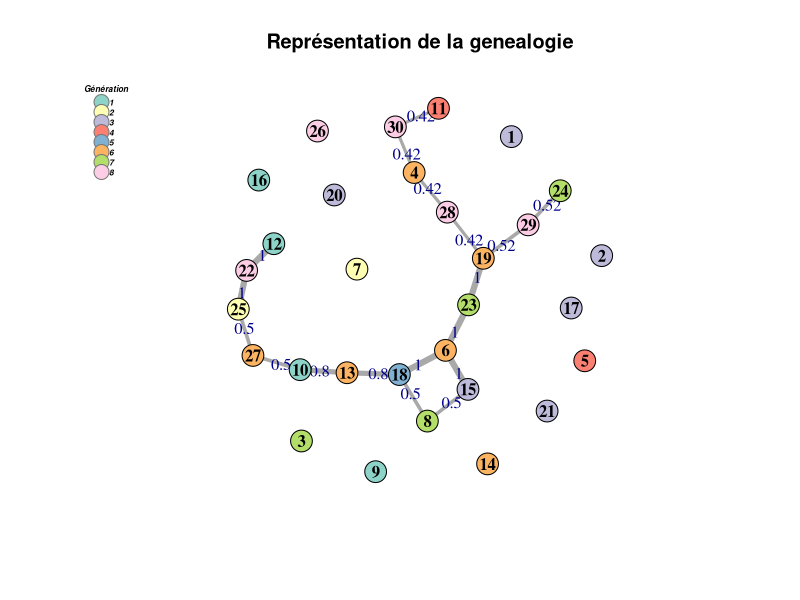

This chart was generated by the following R code:
######### Données de Matiss à vérifier
# path = "/home/malick/Bureau/Master_DS/Option_Biologie/test16.csv"
# DF = read.csv(file = path)
# MatIndiv = data.matrix(DF)
# n = 16
# ncol = 4*4+3

######## commencer par creer un jeu de donnees virtuel de petite taille
# n = 6
# ncol = 4*4+3
# MatIndiv = matrix(0, nrow=n, ncol=ncol)
# 
# MatIndiv[1, ] = c(10,10,0,0,40,50,0,0,40,80,0,0,110,120,0,0,2,1,1)
# MatIndiv[2, ] = c(10,20,0,0,60,60,0,0,70,80,0,0,120,130,0,0,2,1,2)
# MatIndiv[3, ] = c(20,20,0,0,50,60,0,0,80,80,0,0,110,120,0,0,2,1,3)
# MatIndiv[4, ] = c(10,20,0,0,50,60,0,0,80,80,0,0,110,120,0,0,2,2,4)
# MatIndiv[5, ] = c(10,20,0,0,60,50,0,0,70,80,0,0,130,120,0,0,2,3,5)
# MatIndiv[6, ] = c(10,20,0,0,60,40,0,0,70,40,0,0,120,120,0,0,2,3,6)

#######################################################################################
###### on simule un jeu de données plus grand
n = 30
ncol = 4*4+3
nombre_de_generation = 8
n_al = 4
MatIndiv = matrix(0, nrow=n, ncol=ncol)

for (i in 1:n) {
    MatIndiv[i, ] = c(sample(1:n_al,1), sample(1:n_al,1), 0, 0,
                      sample(1:n_al,1), sample(1:n_al,1), 0, 0,
                      sample(1:n_al,1), sample(1:n_al,1), 0, 0,
                      sample(1:n_al,1), sample(1:n_al,1), 0, 0,
                      2, sample(1:nombre_de_generation,1), i)
    }

##########################################################################################
# compte le nombre d'enfants virtuels de meme genotype que l'enfant de reference
# in : enfants virtuels (matrice avec un genotype sur chaque ligne), genotype de l'enfant (vecteur)
# out : le nombre d'enfants virtuels correspondant
comparerEnf = function(EnfVirt, Enf){
  
  # attention : on pensera a trier les vecteurs avant de les comparer
  EnfTri = sort(Enf)
  nb = 0
  
  for (i in 1:nrow(EnfVirt)) {
    EnfVirt_Tri = sort(EnfVirt[i,])
    
    if (sum(abs(EnfTri - EnfVirt_Tri)) == 0) {
      nb = nb + 1 
    } 
  }
  return(nb)
}


# genere la liste des enfants virtuels a partir du genotype des parents pour le schema 2x-2x
# in : genotype des parents (vecteurs de taille 2)
# out : liste des enfants virtuels (matrice de 4 lignes et 2 colonnes)
genererEnfVirt22 = function(GenP1s, GenP2s){

  # creer les 4 enfants virtuels pour le schema 2x-2x
  # x <- c(10,20)
  # y <- c(30,40)
  # d1 <- expand.grid(x = x, y = y)
  
  EnfVirt = expand.grid(x = GenP1s, y = GenP2s)
  return(as.matrix(EnfVirt))
}


# calcul de la proba d'un lien entre deux parents et un enfant
# in : infos genetiques sur les deux parents et l'enfant (vecteurs de taille 17 : genotypes 4x4 + ploidie)
# out : proba du lien
calculerProbaLien = function(GenP1, GenP2, GenE){
  
  # traiter seulement 2x-2x dans un premier temps (recuperer les ploidies et rentrer seulement si toutes sont egales a 2)
  plo1 = GenP1[17]
  plo2 = GenP2[17]
  ploE = GenE[17]
  
  if (plo1==2 & plo2==2 & ploE==2) {
    p = 1
    # boucler sur les 4 signaux en multipliant p par la nouvelle proba
    # a chaque boucle :
    # creer des vecteurs de taille 2 avec les alleles des parents et de l'enfant sur le signal
    # generer les enfants virtuels du croisement, comparer avec l'enfant et deduire la proba
    
    for (s in 1:4) {
      GenP1S = GenP1[(4*(s-1)+1):(4*s)]
      GenP2S = GenP2[(4*(s-1)+1):(4*s)]
      GenES = GenE[(4*(s-1)+1):(4*s)]
      G1 = GenP1S[1:2]
      G2 = GenP2S[1:2]
      GE = GenES[1:2]
      
      EnfVirt = genererEnfVirt22(G1,G2)
      nb = comparerEnf(EnfVirt, GE)
      p = p*nb/4
    }
  }

  return(p)
}


# construire pour un enfant la matrice des probas associee a tous les couples de parents potentiels
# in : numero de l'enfant
# out : matrice des probas (n lignes et n colonnes)
calculerProbasParents = function(e){
  MatProbasParents = matrix(0, nrow=n, ncol=n)
  
  # recuperer en amont la generation de l'enfant
  # double boucle sur les parents
    # ne rentrer que si le couple est envisageable (parents distincts de l'enfant, anterieurs, ...)
    # calculer la proba du lien a l'aide des infos genetiques des parents et de l'enfant
  # penser a renormaliser
  
  for (i in 1:n) {
    for (j in 1:n) {
      if (i<j & i!=e[19] &  j!=e[19] & e[18]>MatIndiv[i, 18] & e[18]>MatIndiv[j, 18]) {
        MatProbasParents[i,j] = calculerProbaLien(MatIndiv[i, ],MatIndiv[j, ],e)
      } 
    }
  }
  s = sum(MatProbasParents)
  if (s != 0){
    MatProbasParents = MatProbasParents/s
  }
  return(MatProbasParents)
}


# pour un enfant, recherche du couple de parents le plus probable
# in : numero de l'enfant
# out : couple de parents le plus probable (vecteur de taille 4 : enfant/parent 1/parent 2/log-proba du lien)
recupParentsMax = function(e){
  
  ParentsMax = c(e[19],0,0,0)
  
  # calculer la matrice des probas pour tous les couples associes a l'enfant e
  MatProbasParents = calculerProbasParents(e)
  pmax = max(MatProbasParents)
  
  if (pmax != 0){
    IndMax = which(MatProbasParents == pmax, arr.ind = TRUE)
    
    # si plusieurs couple de parents ont la même probabilité, on choisit aléatoirement un couple 
    IndMax = IndMax[sample(1:nrow(IndMax), 1),]
      
    ParentsMax[4] = log(pmax)
    ParentsMax[2] = round(IndMax[1])
    ParentsMax[3] = round(IndMax[2])
  }
    
  # par convention : mettre 0-0 pour les parents si toutes les probas sont nulles, et 0 dans la case log-proba
  return(ParentsMax)
}


# construire la genealogie de plus grande proba associee a la matrice des individus
# in : rien
# out : genealogie la plus probable (matrice de n lignes et 4 colonnes) munie de la log-vraisemblance
construireGen = function(){
  Gen = matrix(0, nrow=n, ncol=4)
  
  # boucler sur les individus
    # chercher le couple le plus probable pour l'individu courant
  # empiler le resultat
  
  for (i in 1:n) {
    Gen[i,] = recupParentsMax(MatIndiv[i, ])
      } 
  return(list(Gen = Gen, lLik = sum(Gen[, 4])))
}

library("igraph")

GenMax = construireGen()



nodes = data.frame(id=GenMax$Gen[,1],
                   gen=MatIndiv[,18])

links = data.frame()

for (i in 1:n) {
  if (GenMax$Gen[i,2] != 0 & GenMax$Gen[i,3] != 0){
    link1 = data.frame(from=GenMax$Gen[i,2],
                       to=GenMax$Gen[i,1],
                       weight=round(exp(GenMax$Gen[i,4]),2))
    link2 = data.frame(from=GenMax$Gen[i,3],
                       to=GenMax$Gen[i,1],
                       weight=round(exp(GenMax$Gen[i,4]),2))
    links = rbind(links,link1,link2)
  }
}

net = graph_from_data_frame(d=links, vertices=nodes, directed=TRUE)
net

library('RColorBrewer')
nombre_de_generation = max(MatIndiv[,18])
#colrs = rainbow(nombre_de_generation, alpha=.5)

colrs = brewer.pal(nombre_de_generation, "Set3")

# Attribuer des couleurs selon le type de média
V(net)$color = colrs[V(net)$gen]
V(net)$size = 12
#Fonte : 1 normal, 2 gras, 3, italique, 4 italique gras, 5 symbole
V(net)$label.font = 2

V(net)$label.color = "black"
V(net)$label.family = "Times"


# Épaisseur des liens fonction de l'intensité
E(net)$width = 1+E(net)$weight*5

# Changer la taille des flèches et la couleur des liens
E(net)$arrow.size = .05 #Taille des fléches, 1 par défaut
E(net)$arrow.width = 3 #Épaisseur des flèches, 1 par défaut
E(net)$edge.lty = 2 #Type de ligne
E(net)$label = E(net)$weight #Vecteur de type caractère utilisé pour nommer les liens
E(net)$edge.label.family = "Helvetica" #Police des labels (e.g.“Times”, “Helvetica”)
# E(net)$label.color = "black"
E(net)$edge.label.cex = 0.1 #Taille de la police pour les labels des liens
E(net)$edge.color = "gray80"
E(net)$edge.label = E(net)$weight

plot(net, main ="Représentation de la genealogie")

legend(x = "topleft", title="Génération", legend = 1:nombre_de_generation, pch=21,
       text.font=4, col="#777777", pt.bg=colrs, pt.cex=2, cex=.5, bty="n", ncol=1)




# legend('topleft',legend=levels(sizeCut),pt.cex=scaled,col='black',pch=21, pt.bg='orange')
# https://f.hypotheses.org/wp-content/blogs.dir/2996/files/2017/02/visualiseR.pdf

############################################################################################



